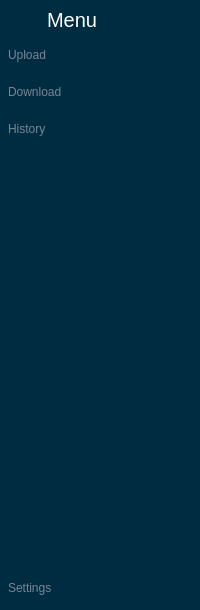
     <widget class="QWidget" name="full_menu" native="true">
      <property name="styleSheet">
       <string notr="true">QWidget {
		background-color: rgb(0, 44, 65);
	}
QPushButton {
		border:none;
		border-radius: 3px;
		padding: 8px  8px 15px;
		text-align: left;
		color: #788596;
		font: 63 10pt &quot;Open Sans Semibold&quot;;
	}
	QPushButton:hover {
		background-color: rgba( 86, 101, 115, 0.5);
	}
QPushButton:checked {
		color: #fff;
	}</string>
      </property>
      <layout class="QVBoxLayout" name="verticalLayout_4">
       <property name="spacing">
        <number>0</number>
       </property>
       <property name="leftMargin">
        <number>0</number>
       </property>
       <property name="topMargin">
        <number>0</number>
       </property>
       <property name="rightMargin">
        <number>0</number>
       </property>
       <property name="bottomMargin">
        <number>0</number>
       </property>
       <item>
        <layout class="QHBoxLayout" name="horizontalLayout_2">
         <property name="spacing">
          <number>0</number>
         </property>
         <item>
          <widget class="QLabel" name="icon_small">
           <property name="minimumSize">
            <size>
             <width>42</width>
             <height>40</height>
            </size>
           </property>
           <property name="maximumSize">
            <size>
             <width>42</width>
             <height>40</height>
            </size>
           </property>
           <property name="styleSheet">
            <string notr="true">QLabel{
		padding: 5px;
		color: #fff;
}</string>
           </property>
           <property name="text">
            <string/>
           </property>
           <property name="pixmap">
            <pixmap resource="../icons.qrc">:/icons/icons/appiconpng.png</pixmap>
           </property>
           <property name="scaledContents">
            <bool>true</bool>
           </property>
          </widget>
         </item>
         <item>
          <widget class="QLabel" name="menu_label">
           <property name="font">
            <font>
             <pointsize>15</pointsize>
            </font>
           </property>
           <property name="styleSheet">
            <string notr="true">QLabel{
		padding-right: 10px;
		color: #fff;
}</string>
           </property>
           <property name="text">
            <string>Menu</string>
           </property>
          </widget>
         </item>
        </layout>
       </item>
       <item>
        <layout class="QVBoxLayout" name="verticalLayout_2">
         <property name="spacing">
          <number>0</number>
         </property>
         <item>
          <widget class="QPushButton" name="upload_button">
           <property name="text">
            <string>Upload</string>
           </property>
           <property name="icon">
            <iconset resource="../icons.qrc">
             <normaloff>:/icons/icons/upload-3-48.ico</normaloff>
             <normalon>:/icons/icons/upload-3-48 (1).ico</normalon>:/icons/icons/upload-3-48.ico</iconset>
           </property>
           <property name="iconSize">
            <size>
             <width>14</width>
             <height>14</height>
            </size>
           </property>
           <property name="checkable">
            <bool>true</bool>
           </property>
           <property name="autoExclusive">
            <bool>true</bool>
           </property>
          </widget>
         </item>
         <item>
          <widget class="QPushButton" name="download_button">
           <property name="text">
            <string>Download</string>
           </property>
           <property name="icon">
            <iconset resource="../icons.qrc">
             <normaloff>:/icons/icons/download-2-48.ico</normaloff>
             <normalon>:/icons/icons/white down.ico</normalon>:/icons/icons/download-2-48.ico</iconset>
           </property>
           <property name="iconSize">
            <size>
             <width>14</width>
             <height>14</height>
            </size>
           </property>
           <property name="checkable">
            <bool>true</bool>
           </property>
           <property name="autoExclusive">
            <bool>true</bool>
           </property>
          </widget>
         </item>
         <item>
          <widget class="QPushButton" name="history_button">
           <property name="text">
            <string>History</string>
           </property>
           <property name="icon">
            <iconset resource="../icons.qrc">
             <normaloff>:/icons/icons/list-ingredients-48.ico</normaloff>
             <normalon>:/icons/icons/list-ingredients-48 (1).ico</normalon>:/icons/icons/list-ingredients-48.ico</iconset>
           </property>
           <property name="iconSize">
            <size>
             <width>14</width>
             <height>14</height>
            </size>
           </property>
           <property name="checkable">
            <bool>true</bool>
           </property>
           <property name="autoExclusive">
            <bool>true</bool>
           </property>
          </widget>
         </item>
        </layout>
       </item>
       <item>
        <spacer name="verticalSpacer_2">
         <property name="orientation">
          <enum>Qt::Vertical</enum>
         </property>
         <property name="sizeHint" stdset="0">
          <size>
           <width>20</width>
           <height>422</height>
          </size>
         </property>
        </spacer>
       </item>
       <item>
        <widget class="QPushButton" name="settings_button">
         <property name="text">
          <string>Settings</string>
         </property>
         <property name="icon">
          <iconset resource="../icons.qrc">
           <normaloff>:/icons/icons/settingsG.ico</normaloff>
           <normalon>:/icons/icons/settingsW.ico.ico</normalon>:/icons/icons/settingsG.ico</iconset>
         </property>
         <property name="iconSize">
          <size>
           <width>14</width>
           <height>14</height>
          </size>
         </property>
         <property name="checkable">
          <bool>true</bool>
         </property>
         <property name="autoExclusive">
          <bool>true</bool>
         </property>
        </widget>
       </item>
      </layout>
     </widget>
